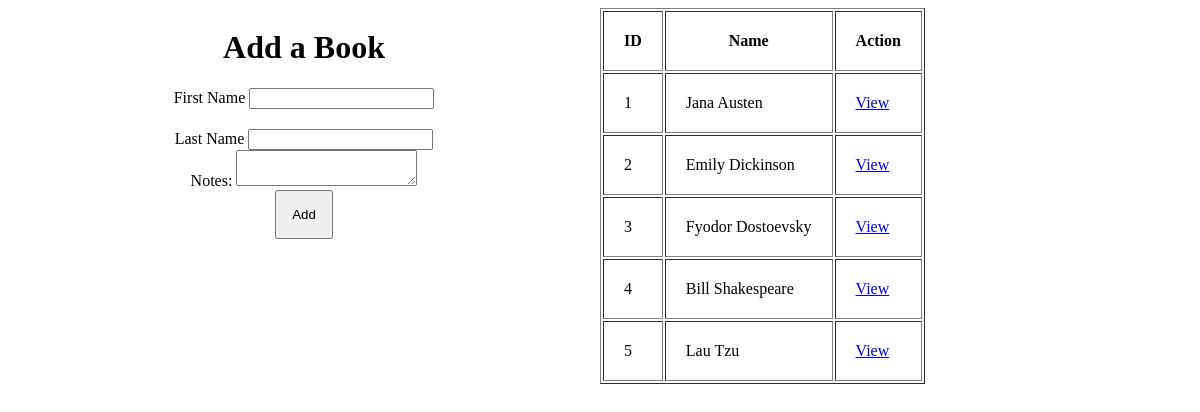
Before: /authors/ with the older database file.
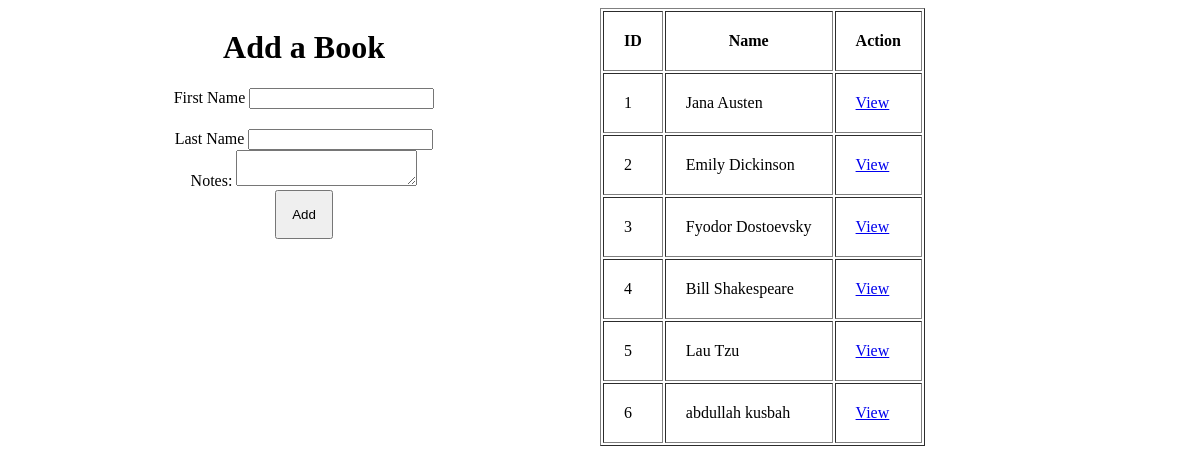
After: the same page with the newer database file.
### books_authors_app/models.py (models this page shows)
class Authors(models.Model):
    first_name = models.CharField(max_length=45)
    last_name = models.CharField(max_length=45)
    books = models.ManyToManyField(Book,related_name="authors")
    notes = models.TextField()
    created_at = models.DateTimeField(auto_now_add=True)
    updated_at = models.DateTimeField(auto_now=True)

### books_authors_app/views.py (the view, shortened to what this page needs)
# urls.py: path('authors/',views.author),
def author(request):
    context = {
        'authors' : Authors.objects.all(),
    }
    return render(request,'authors.html',context)

### books_authors_app/templates/authors.html (shortened to what this page needs)
<!DOCTYPE html>
<html lang="en">
<head>
</head>
<body>
    <div class="flex">
        <div class="flex1">
            <h1 style="text-align: center;">Add a Book</h1>
            <form action="" method="post" style="text-align: center;">
                <label for="first_name">First Name</label>
                <input type="text" style="margin-bottom: 20px;" name="first_name"><br>
                <label for="last_name">Last Name</label>
                <input type="text" name="last_name"><br>
                <label for="notes">Notes:</label>
                <textarea name="notes" id="notes" cols="20" rows="2"></textarea>
                <br>
                <button type="submit" style="padding: 15px;">Add</button>
            </form>
        </div>
        <div class="flex2">
            <table border="1" cellspacing="2" cellpadding="20">
                <thead>
                    <tr>
                        <th>ID</th>
                        <th>Name</th>
                        <th>Action</th>
                    </tr>
                </thead>
                <tbody>
                    {% for author in authors %}
                    <tr>
                        <td>{{author.id}}</td>
                        <td>{{author.first_name}} {{author.last_name}}</td>
                        <td><a href="{% url 'author_detail' author.id %}">View</a></td>
                    </tr>
                    {% endfor %}
                </tbody>
            </table>
        </div>
    </div>
</body>
</html>

Changed rows visible on the page:
added Authors: id "6", first_name "abdullah", last_name "kusbah"
